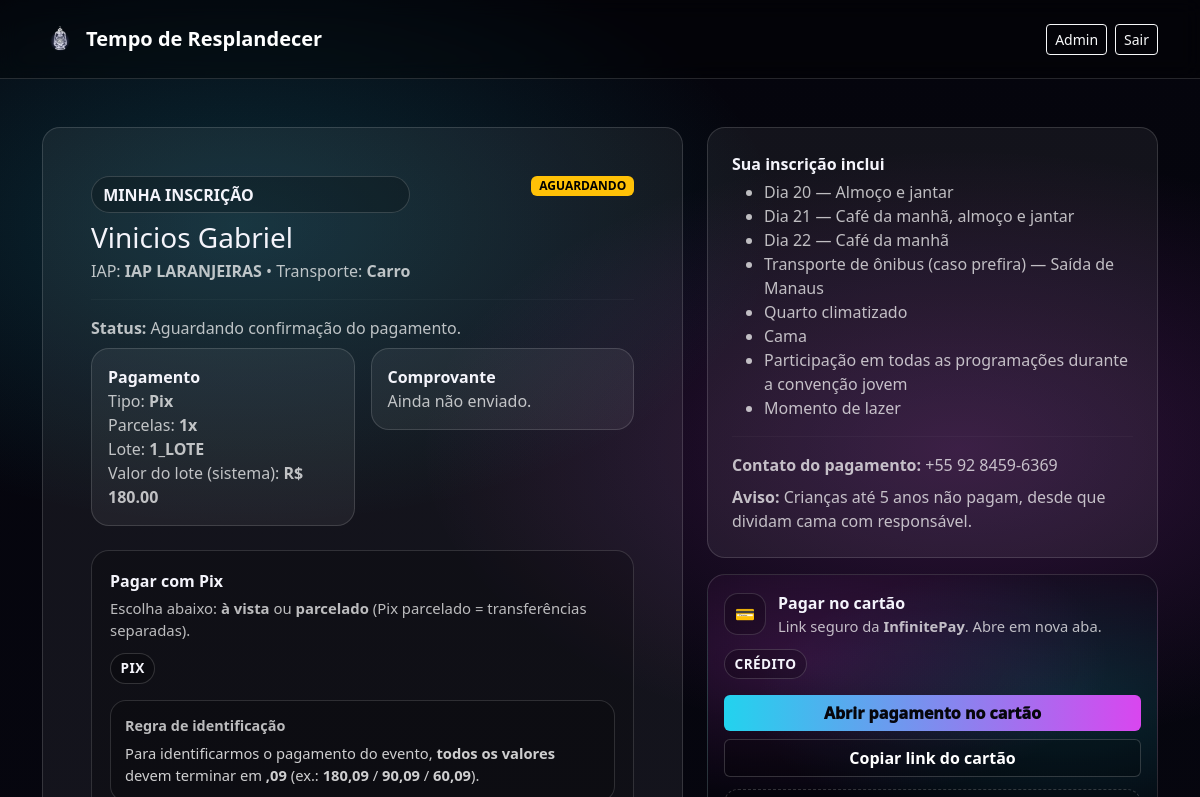
Page /painel (signed in, upper part) on the earlier database version.
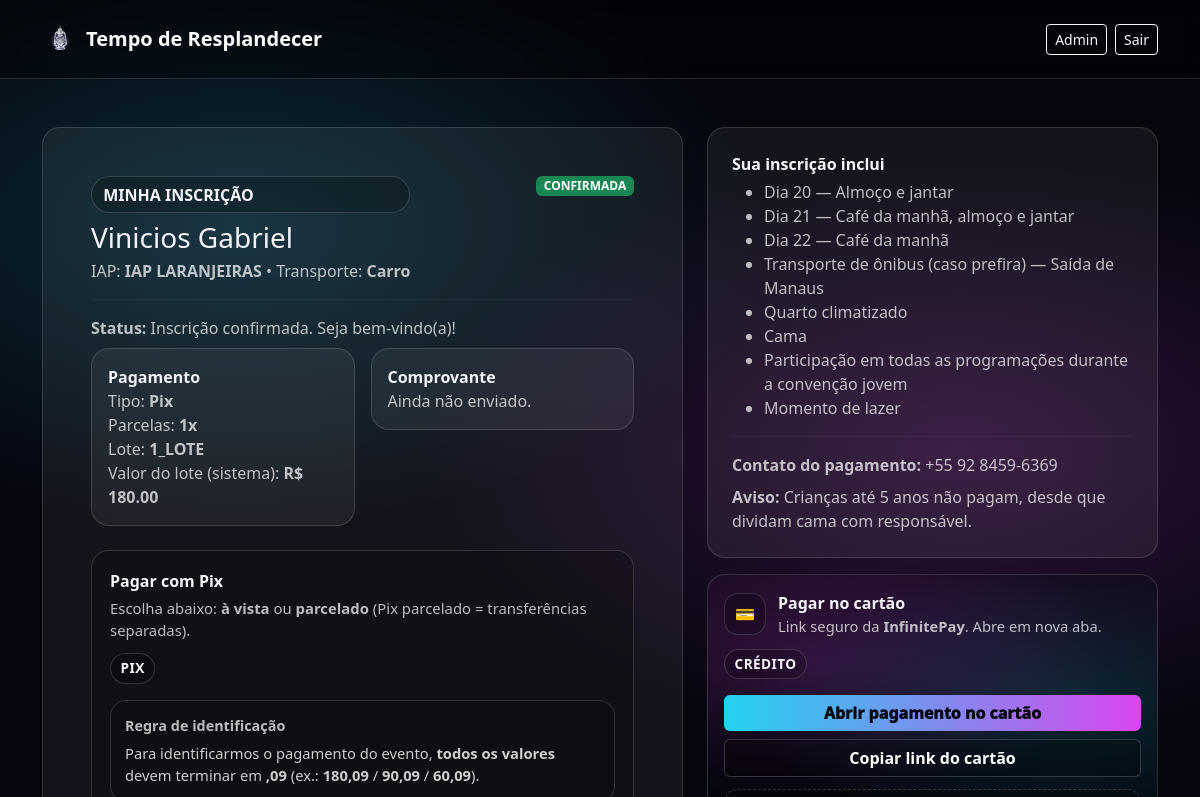
Same page on the later database version.
### src/models.py (models this page shows, shortened)
class Registration(database.Model):
    __tablename__ = "registrations"
    id = database.Column(database.Integer, primary_key=True)
    user_id = database.Column(database.Integer, database.ForeignKey(
        "users.id"), unique=True, nullable=False)
    full_name = database.Column(database.String(150), nullable=False)
    cpf = database.Column(database.String(
        14), nullable=False)  # pode vir formatado
    phone = database.Column(database.String(20), nullable=False)
    iap_local = database.Column(database.String(120), nullable=False)
    transport = database.Column(database.String(
        20), nullable=False)  # "onibus" | "carro"
    lot_name = database.Column(database.String(
        40), nullable=False, default="1_LOTE")
    lot_value_cents = database.Column(
        database.Integer, nullable=False, default=18000)
    payment_type = database.Column(database.String(
        20), nullable=False, default="pix")  # pix | credito
    installments = database.Column(
        database.Integer, nullable=False, default=1)        # 1..3
    status = database.Column(database.String(
        30), nullable=False, default="AGUARDANDO_CONFIRMACAO")
    status_message = database.Column(database.String(255), nullable=True)
    age = database.Column(database.Integer, nullable=True)  # 4.2
    has_kids_u5 = database.Column(
        database.Boolean, default=False, nullable=False)  # 4.1
    kids_u5_names = database.Column(
        database.String(255), nullable=True)  # 4.1 (nome(s))
    agree_no_refund = database.Column(
        database.Boolean, default=False, nullable=False)  # 4.3
    is_church_member = database.Column(
        database.Boolean, default=False, nullable=False)  # 4.4
    proof_file_path = database.Column(database.String(255), nullable=True)
    proof_uploaded_at = database.Column(database.DateTime, nullable=True)
    reviewed_by_user_id = database.Column(
        database.Integer, database.ForeignKey("users.id"), nullable=True)
    reviewed_at = database.Column(database.DateTime, nullable=True)
    review_note = database.Column(database.Text, nullable=True)
    created_at = database.Column(database.DateTime, default=datetime.utcnow)
    updated_at = database.Column(
        database.DateTime, default=datetime.utcnow, onupdate=datetime.utcnow)
    __table_args__ = (
        UniqueConstraint("cpf", name="uq_registrations_cpf"),
    )
    user = database.relationship(
        "User",
        foreign_keys=[user_id],
        back_populates="registration"
    )
    reviewer = database.relationship(
        "User",
        foreign_keys=[reviewed_by_user_id]
    )

### src/routes.py (the view)
@app.route("/painel")
@login_required
def painel():
    reg = current_user.registration  # você já usa 1:1
    total_regs = Registration.query.count()
    lot_info = get_current_lot_info(total_regs)
    price_id = lot_info["price"]  # já vem com .09 se você colocar no env assim
    v1 = price_id
    v2 = split_installments(price_id, 2)[0]  # mesma parcela repetida
    v3 = split_installments(price_id, 3)[0]
    credit_link = "https://link.infinitepay.io/senamarcos/VC1DLTAtUg-7EMh4AJ0qL-180,00"
    return render_template(
        "painel.html",
        reg=reg,
        lot_info=lot_info,
        pix_prices={
            "v1": v1,
            "v2": v2,
            "v3": v3,
        }, credit_link=credit_link,
        pix_payloads=PIX_PAYLOADS,
    )

### src/__init__.py (called while the page is built)
def with_suffix(value: Decimal, suffix: Decimal = PIX_SUFFIX) -> Decimal:
    inteiro = value.quantize(Decimal("1"), rounding=ROUND_FLOOR)
    return inteiro + suffix

def split_installments(total: Decimal, n: int) -> list[Decimal]:
    n = max(1, int(n or 1))
    base = (total / Decimal(n))
    parcela = with_suffix(base)
    return [parcela for _ in range(n)]

def get_current_lot_info(total_regs: int) -> dict:
    if total_regs < LOT1_LIMIT:
        lot_name = "1_LOTE"
        price = LOT1_PRICE
        remaining = LOT1_LIMIT - total_regs
    else:
        lot_name = "2_LOTE"
        price = LOT2_PRICE
        remaining = 0
    return {"lot_name": lot_name, "price": price, "remaining": remaining}

@app.context_processor
def inject_globals():
    return {
        "now": datetime.utcnow,
        "pix_msg": PIX_PADRAO_MSG,
        "criancas_msg": CRIANCAS_MSG,
        "inclui_itens": INCLUI_ITENS,
        "contato_pagamento": CONTATO_PAGAMENTO,
        "contato_pagamento_texto": CONTATO_PAGAMENTO_TEXTO,
        "lot1_limit": LOT1_LIMIT,
        "pix_suffix": str(PIX_SUFFIX).replace(".", ","),
    }

### src/models.py (called while the page is built)
@login_manager.user_loader
def load_user(user_id):
    return User.query.get(int(user_id))

### src/templates/painel.html (shortened to what the changed rows need)
<!doctype html>
<html lang="pt-br">
<head>
    <link href="https://cdn.jsdelivr.net/npm/bootstrap@5.3.3/dist/css/bootstrap.min.css" rel="stylesheet">
</head>
<body>
    <main class="py-5">
        <div class="container">
            {% if not reg %}
            <div class="cardx p-4 p-lg-5">
                <div class="badge-soft mb-2">SEM INSCRIÇÃO</div>
                <h1 class="h3 mb-2">Você ainda não está inscrito.</h1>
                <p class="muted mb-4">Clique abaixo para fazer sua inscrição e criar seu cadastro.</p>
                <a class="btn btn-neon btn-lg" href="{{ url_for('inscricao') }}">Fazer inscrição</a>
            </div>
            {% else %}
            {% set cents_total = reg.lot_value_cents or 18000 %}
            {% set total_lote = (cents_total / 100) %}
            <div class="row g-4">
                <div class="col-lg-7">
                    <div class="cardx p-4 p-lg-5">
                        <div class="d-flex justify-content-between align-items-start flex-wrap gap-2">
                            <div>
                                <div class="badge-soft mb-2">MINHA INSCRIÇÃO</div>
                                <h1 class="h3 mb-1">{{ reg.full_name }}</h1>
                                <div class="muted">
                                    IAP: <b>{{ reg.iap_local }}</b> • Transporte:
                                    <b>{{ 'Ônibus' if reg.transport=='onibus' else 'Carro' }}</b>
                                </div>
                            </div>
                            {% set st = reg.status %}
                            {% if st == 'CONFIRMADA' %}
                            <span class="badge text-bg-success">CONFIRMADA</span>
                            {% elif st == 'NEGADA' %}
                            <span class="badge text-bg-danger">NEGADA</span>
                            {% else %}
                            <span class="badge text-bg-warning">AGUARDANDO</span>
                            {% endif %}
                        </div>
                        <hr style="border-color:rgba(255,255,255,.12)">
                        <div class="muted mb-2">
                            <b>Status:</b> {{ reg.status_message or 'Aguardando confirmação do pagamento.' }}
                        </div>
                        <div class="row g-3">
                            <div class="col-md-6">
                                <div class="cardx p-3">
                                    <div class="fw-bold">Pagamento</div>
                                    <div class="muted">
                                        <div>Tipo: <b>{{ 'Pix' if reg.payment_type=='pix' else 'Crédito' }}</b></div>
                                        <div>Parcelas: <b>{{ reg.installments }}x</b></div>
                                        <div>Lote: <b>{{ reg.lot_name }}</b></div>
                                        <div>Valor do lote (sistema): <b>R$ {{ '%.2f'|format(total_lote) }}</b></div>
                                    </div>
                                </div>
                            </div>
                            <div class="col-md-6">
                                <div class="cardx p-3">
                                    <div class="fw-bold">Comprovante</div>
                                    {% if reg.proof_file_path %}
                                    <div class="muted">Enviado em: <b>{{ reg.proof_uploaded_at|fmt_manaus if
                                            reg.proof_uploaded_at else '-' }}</b></div>
                                    <div class="muted">Comprovante: <b>OK</b></div>
                                    {% else %}
                                    <div class="muted">Ainda não enviado.</div>
                                    {% endif %}
                                </div>
                            </div>
                        </div>
                        {% if reg.payment_type == 'pix' %}
                        <div class="mt-4 pix-box">
                            <div class="pix-head">
                                <div>
                                    <div class="fw-bold mb-1">Pagar com Pix</div>
                                    <div class="muted" style="font-size:.93rem;">
                                        Escolha abaixo: <b>à vista</b> ou <b>parcelado</b> (Pix parcelado =
                                        transferências separadas).
                                    </div>
                                </div>
                                <span class="pill">PIX</span>
                            </div>
                            <div class="kv mt-3">
                                <div class="label">Regra de identificação</div>
                                <div class="small-warn">
                                    Para identificarmos o pagamento do evento, <b>todos os valores</b> devem terminar em
                                    <b>,09</b>
                                    (ex.: <b>180,09</b> / <b>90,09</b> / <b>60,09</b>).
                                </div>
                            </div>
                                {% set wa_number = "559284596369" %}
                                {% set v1 = pix_prices.v1 %}
                                {% set v2 = pix_prices.v2 %}
                                {% set v3 = pix_prices.v3 %}
                                {% set label1 = "À vista (1x)" %}
                                {% set label2 = "Parcelado (2x)" %}
                                {% set label3 = "Parcelado (3x)" %}
                                {% set wa1 = "https://wa.me/" ~ wa_number ~ "?text=" ~ msg1 %}
                                {% set wa2 = "https://wa.me/" ~ wa_number ~ "?text=" ~ msg2 %}
                                {% set wa3 = "https://wa.me/" ~ wa_number ~ "?text=" ~ msg3 %}
                        </div>
                        {% else %}
                        <div class="mt-4 d-flex gap-2 flex-wrap">
                            <a class="btn btn-outline-light" href="{{ url_for('landing') }}">Voltar</a>
                        </div>
                        {% endif %}
                    </div>
                </div>
                <div class="col-lg-5">
                    <div class="cardx p-4">
                        <div class="fw-bold mb-1">Sua inscrição inclui</div>
                        <ul class="muted mb-0">
                            {% for item in inclui_itens %}
                            <li>{{ item }}</li>
                            {% endfor %}
                        </ul>
                        <hr style="border-color:rgba(255,255,255,.12)">
                        <div class="muted">
                            <div><b>Contato do pagamento:</b> {{ contato_pagamento }}</div>
                            <div class="mt-2"><b>Aviso:</b> {{ criancas_msg }}</div>
                        </div>
                    </div>
                    <div class="pay-card mt-3">
                        <div class="pay-head">
                            <div class="pay-left">
                                <div class="pay-icon">💳</div>
                                <div>
                                    <div class="fw-bold">Pagar no cartão</div>
                                    <div class="muted" style="font-size:.92rem;">
                                        Link seguro da <b>InfinitePay</b>. Abre em nova aba.
                                    </div>
                                </div>
                            </div>
                            <span class="pill">CRÉDITO</span>
                        </div>
                        <div class="d-grid gap-2 mt-3">
                            <a class="btn btn-neon" target="_blank" rel="noopener noreferrer" href="{{ credit_link }}">
                                Abrir pagamento no cartão
                            </a>
                            <button class="btn btn-soft" type="button" onclick="copyCreditLink()">
                                Copiar link do cartão
                            </button>
                        </div>
                        <div class="linkbox">
                        </div>
                        {% set wa_number = "559284596369" %}
                        {% set wa_credit = "https://wa.me/" ~ wa_number ~ "?text=" ~ msg_credit %}
                    </div>
                </div>
            </div>
            {% endif %}
        </div>
    </main>
</body>
</html>

Differences in the rows shown:
changed Registration "Vinicios Gabriel": status "AGUARDANDO_CONFIRMACAO" → "CONFIRMADA" (drawn); status_message "Aguardando confirmação do pagamento." → "Inscrição confirmada. Seja bem-vindo(a)!"
Other differences:
text no longer shown: "AGUARDANDO"
text now shown: "CONFIRMADA"
